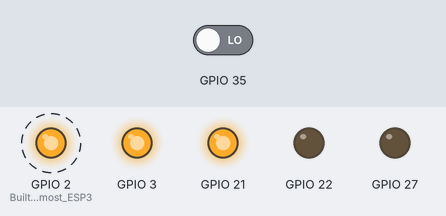
This sketch was run on a simulated ESP32. On the bench: output pins drawn as LEDs (lit = HIGH). Dashed ring = blinking. Inputs (shaded band) come from the test bench; at power-on: GPIO 35 LOW. What the sketch prints to the serial monitor is not drawn.

Above: at 1.5 s.
Timing chart, 0 to 5.6 s (numbered marks = the images above):
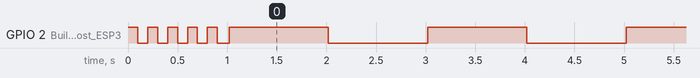

Measured:
- by itself, GPIO 2 (Built-in_LED_on_most_ESP3): goes 4 × (LOW 0.10 s, HIGH 0.10 s), LOW 0.12 s, 64 × (HIGH 1.0 s, LOW 1.0 s), then HIGH

The sketch:

minimal-test.ino
```cpp
// Minimal test - NO display libraries
// Just serial and LED blinking

void setup() {
    // Initialize serial first
    Serial.begin(115200);

    // Set up built-in LED
    pinMode(2, OUTPUT);  // Built-in LED on most ESP32 boards

    // Flash LED to show we're starting
    for(int i = 0; i < 5; i++) {
        digitalWrite(2, HIGH);
        delay(100);
        digitalWrite(2, LOW);
        delay(100);
    }

    Serial.println("\n\n=== MINIMAL TEST ===");
    Serial.println("ESP32 is alive!");
    Serial.println("No display libraries loaded");

    // Test basic GPIO
    Serial.println("\nTesting GPIOs:");

    // Test each pin we care about
    pinMode(21, OUTPUT);
    digitalWrite(21, HIGH);
    Serial.println("GPIO21: Set HIGH (backlight single USB)");

    pinMode(27, OUTPUT);
    digitalWrite(27, LOW);
    Serial.println("GPIO27: Set LOW (RFID MOSI / backlight dual USB)");

    pinMode(22, OUTPUT);
    Serial.println("GPIO22: Configured (RFID SCK)");

    pinMode(3, OUTPUT);
    digitalWrite(3, HIGH);
    Serial.println("GPIO3: Set HIGH (RFID SS)");

    pinMode(35, INPUT);
    int miso = digitalRead(35);
    Serial.print("GPIO35: Read ");
    Serial.println(miso);

    Serial.println("\n=== Setup Complete ===");
}

void loop() {
    static unsigned long lastTime = 0;
    static int count = 0;

    if (millis() - lastTime > 1000) {
        lastTime = millis();
        Serial.print("Heartbeat: ");
        Serial.println(++count);

        // Toggle LED
        digitalWrite(2, (count % 2) ? HIGH : LOW);
    }
}
```
